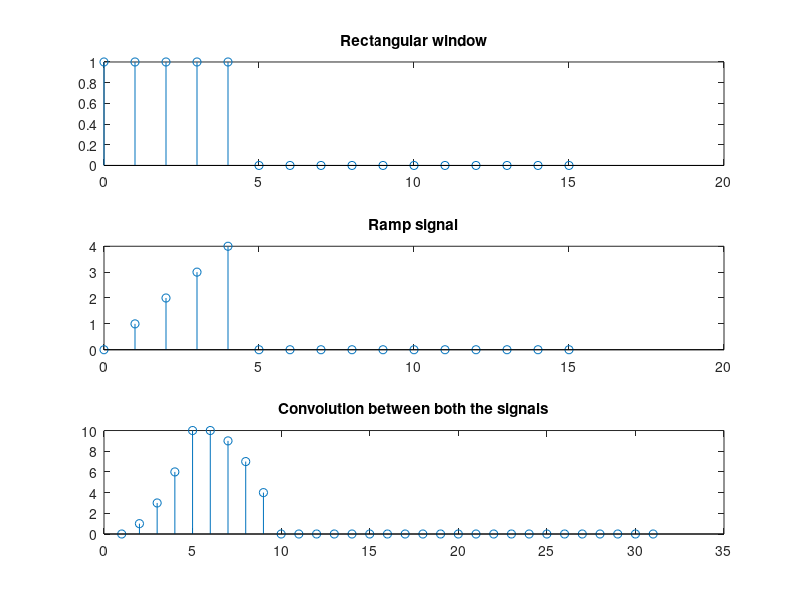

Write MATLAB code to recreate this figure.
clc;
clear all;
close all;
n = 0:15;

u=[(n)>=0]; %unit step
u5 = [(n-5)>=0]; %delayed step

x=u-u5;
y=n.*x;

subplot(3,1,1), stem(n, x);
title('Rectangular window');
subplot(3,1,2), stem(n, y);
title('Ramp signal');

z=conv(x,y);
subplot(3,1,3), stem(z);
title('Convolution between both the signals');